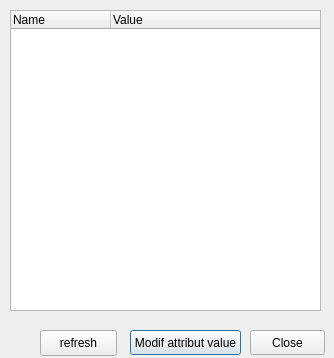
<ui version="4.0" >
 <class>Dialog</class>
 <widget class="QDialog" name="Dialog" >
  <property name="geometry" >
   <rect>
    <x>0</x>
    <y>0</y>
    <width>334</width>
    <height>358</height>
   </rect>
  </property>
  <property name="windowTitle" >
   <string>attributs selection</string>
  </property>
  <widget class="QTreeWidget" name="treeWidget" >
   <property name="geometry" >
    <rect>
     <x>10</x>
     <y>10</y>
     <width>311</width>
     <height>301</height>
    </rect>
   </property>
   <property name="indentation" >
    <number>10</number>
   </property>
   <property name="allColumnsShowFocus" >
    <bool>false</bool>
   </property>
   <property name="columnCount" >
    <number>2</number>
   </property>
   <column>
    <property name="text" >
     <string>Name</string>
    </property>
   </column>
   <column>
    <property name="text" >
     <string>Value</string>
    </property>
   </column>
  </widget>
  <widget class="QPushButton" name="modif" >
   <property name="geometry" >
    <rect>
     <x>130</x>
     <y>330</y>
     <width>111</width>
     <height>25</height>
    </rect>
   </property>
   <property name="text" >
    <string>Modif attribut value</string>
   </property>
  </widget>
  <widget class="QPushButton" name="Close" >
   <property name="geometry" >
    <rect>
     <x>250</x>
     <y>330</y>
     <width>75</width>
     <height>25</height>
    </rect>
   </property>
   <property name="text" >
    <string>Close</string>
   </property>
  </widget>
  <widget class="QPushButton" name="refresh" >
   <property name="geometry" >
    <rect>
     <x>40</x>
     <y>330</y>
     <width>77</width>
     <height>26</height>
    </rect>
   </property>
   <property name="text" >
    <string>refresh</string>
   </property>
  </widget>
 </widget>
 <resources/>
 <connections>
  <connection>
   <sender>Close</sender>
   <signal>clicked()</signal>
   <receiver>Dialog</receiver>
   <slot>accept()</slot>
   <hints>
    <hint type="sourcelabel" >
     <x>237</x>
     <y>341</y>
    </hint>
    <hint type="destinationlabel" >
     <x>138</x>
     <y>179</y>
    </hint>
   </hints>
  </connection>
 </connections>
</ui>
